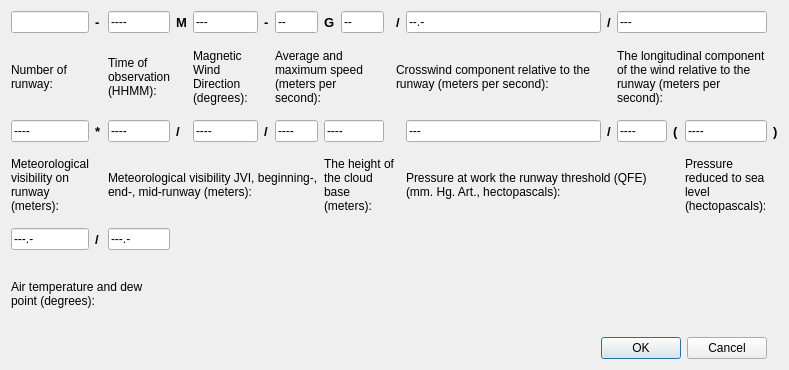
<?xml version="1.0" encoding="UTF-8"?>
<ui version="4.0">
 <class>MeteoRunwayDialog</class>
 <widget class="QDialog" name="MeteoRunwayDialog">
  <property name="geometry">
   <rect>
    <x>0</x>
    <y>0</y>
    <width>789</width>
    <height>370</height>
   </rect>
  </property>
  <property name="windowTitle">
   <string>Meteo Runway Dialog</string>
  </property>
  <layout class="QGridLayout" name="gridLayout">
   <item row="0" column="0">
    <widget class="QLineEdit" name="runwayName">
     <property name="inputMask">
      <string notr="true"/>
     </property>
     <property name="readOnly">
      <bool>true</bool>
     </property>
    </widget>
   </item>
   <item row="0" column="1">
    <widget class="QLabel" name="label_14">
     <property name="font">
      <font>
       <pointsize>10</pointsize>
       <weight>75</weight>
       <bold>true</bold>
      </font>
     </property>
     <property name="text">
      <string notr="true">-</string>
     </property>
    </widget>
   </item>
   <item row="0" column="2">
    <widget class="QLineEdit" name="controlTime">
     <property name="inputMask">
      <string notr="true">9999;-</string>
     </property>
    </widget>
   </item>
   <item row="0" column="3">
    <widget class="QLabel" name="label_15">
     <property name="font">
      <font>
       <pointsize>10</pointsize>
       <weight>75</weight>
       <bold>true</bold>
      </font>
     </property>
     <property name="text">
      <string notr="true">M</string>
     </property>
    </widget>
   </item>
   <item row="0" column="4">
    <widget class="QLineEdit" name="magneticWind">
     <property name="inputMask">
      <string notr="true">999;-</string>
     </property>
    </widget>
   </item>
   <item row="0" column="5">
    <widget class="QLabel" name="label_16">
     <property name="font">
      <font>
       <pointsize>10</pointsize>
       <weight>75</weight>
       <bold>true</bold>
      </font>
     </property>
     <property name="text">
      <string notr="true">-</string>
     </property>
    </widget>
   </item>
   <item row="0" column="6">
    <widget class="QLineEdit" name="averageSpeed">
     <property name="inputMask">
      <string notr="true">99;-</string>
     </property>
    </widget>
   </item>
   <item row="0" column="7">
    <widget class="QLabel" name="label_13">
     <property name="font">
      <font>
       <pointsize>10</pointsize>
       <weight>75</weight>
       <bold>true</bold>
      </font>
     </property>
     <property name="text">
      <string notr="true">G</string>
     </property>
    </widget>
   </item>
   <item row="0" column="8">
    <widget class="QLineEdit" name="maxSpeed">
     <property name="inputMask">
      <string notr="true">99;-</string>
     </property>
    </widget>
   </item>
   <item row="0" column="10">
    <widget class="QLabel" name="label_17">
     <property name="font">
      <font>
       <pointsize>10</pointsize>
       <weight>75</weight>
       <bold>true</bold>
      </font>
     </property>
     <property name="text">
      <string notr="true">/</string>
     </property>
    </widget>
   </item>
   <item row="0" column="11">
    <widget class="QLineEdit" name="sideWind">
     <property name="inputMask">
      <string notr="true">99.9;-</string>
     </property>
    </widget>
   </item>
   <item row="0" column="12">
    <widget class="QLabel" name="label_18">
     <property name="font">
      <font>
       <pointsize>10</pointsize>
       <weight>75</weight>
       <bold>true</bold>
      </font>
     </property>
     <property name="text">
      <string notr="true">/</string>
     </property>
    </widget>
   </item>
   <item row="0" column="13" colspan="3">
    <widget class="QLineEdit" name="longitudialWind">
     <property name="inputMask">
      <string notr="true">#99;-</string>
     </property>
    </widget>
   </item>
   <item row="1" column="0">
    <widget class="QLabel" name="label">
     <property name="text">
      <string>Number of runway:</string>
     </property>
     <property name="wordWrap">
      <bool>true</bool>
     </property>
    </widget>
   </item>
   <item row="1" column="2">
    <widget class="QLabel" name="label_2">
     <property name="text">
      <string>Time of observation (HHMM):</string>
     </property>
     <property name="wordWrap">
      <bool>true</bool>
     </property>
    </widget>
   </item>
   <item row="1" column="4">
    <widget class="QLabel" name="label_3">
     <property name="text">
      <string>Magnetic Wind Direction (degrees):</string>
     </property>
     <property name="wordWrap">
      <bool>true</bool>
     </property>
    </widget>
   </item>
   <item row="1" column="6" colspan="3">
    <widget class="QLabel" name="label_4">
     <property name="text">
      <string>Average and maximum speed (meters per second):</string>
     </property>
     <property name="wordWrap">
      <bool>true</bool>
     </property>
    </widget>
   </item>
   <item row="1" column="10" colspan="3">
    <widget class="QLabel" name="label_5">
     <property name="text">
      <string>Crosswind component relative to the runway (meters per second):</string>
     </property>
     <property name="wordWrap">
      <bool>true</bool>
     </property>
    </widget>
   </item>
   <item row="1" column="13" colspan="3">
    <widget class="QLabel" name="label_6">
     <property name="text">
      <string>The longitudinal component of the wind relative to the runway (meters per second):</string>
     </property>
     <property name="wordWrap">
      <bool>true</bool>
     </property>
    </widget>
   </item>
   <item row="2" column="0">
    <widget class="QLineEdit" name="sightDistance">
     <property name="inputMask">
      <string notr="true">9999;-</string>
     </property>
    </widget>
   </item>
   <item row="2" column="1">
    <widget class="QLabel" name="label_19">
     <property name="font">
      <font>
       <pointsize>10</pointsize>
       <weight>75</weight>
       <bold>true</bold>
      </font>
     </property>
     <property name="text">
      <string notr="true">*</string>
     </property>
    </widget>
   </item>
   <item row="2" column="2">
    <widget class="QLineEdit" name="sDistanceStart">
     <property name="inputMask">
      <string notr="true">9999;-</string>
     </property>
    </widget>
   </item>
   <item row="2" column="3">
    <widget class="QLabel" name="label_20">
     <property name="font">
      <font>
       <pointsize>10</pointsize>
       <weight>75</weight>
       <bold>true</bold>
      </font>
     </property>
     <property name="text">
      <string notr="true">/</string>
     </property>
    </widget>
   </item>
   <item row="2" column="4">
    <widget class="QLineEdit" name="sDistanceMiddle">
     <property name="inputMask">
      <string notr="true">9999;-</string>
     </property>
    </widget>
   </item>
   <item row="2" column="5">
    <widget class="QLabel" name="label_21">
     <property name="font">
      <font>
       <pointsize>10</pointsize>
       <weight>75</weight>
       <bold>true</bold>
      </font>
     </property>
     <property name="text">
      <string notr="true">/</string>
     </property>
    </widget>
   </item>
   <item row="2" column="6">
    <widget class="QLineEdit" name="sDistanceEnd">
     <property name="inputMask">
      <string notr="true">9999;-</string>
     </property>
    </widget>
   </item>
   <item row="2" column="7" colspan="2">
    <widget class="QLineEdit" name="lowerCloudiness">
     <property name="inputMask">
      <string notr="true">9999;-</string>
     </property>
    </widget>
   </item>
   <item row="2" column="9" colspan="2">
    <widget class="QLabel" name="label_26">
     <property name="text">
      <string notr="true"/>
     </property>
    </widget>
   </item>
   <item row="2" column="11">
    <widget class="QLineEdit" name="pressureMM">
     <property name="inputMask">
      <string notr="true">999;-</string>
     </property>
    </widget>
   </item>
   <item row="2" column="12">
    <widget class="QLabel" name="label_22">
     <property name="font">
      <font>
       <pointsize>10</pointsize>
       <weight>75</weight>
       <bold>true</bold>
      </font>
     </property>
     <property name="text">
      <string notr="true">/</string>
     </property>
    </widget>
   </item>
   <item row="2" column="13">
    <widget class="QLineEdit" name="pressgPa">
     <property name="inputMask">
      <string notr="true">9999;-</string>
     </property>
     <property name="readOnly">
      <bool>true</bool>
     </property>
    </widget>
   </item>
   <item row="2" column="14">
    <widget class="QLabel" name="label_23">
     <property name="font">
      <font>
       <pointsize>10</pointsize>
       <weight>75</weight>
       <bold>true</bold>
      </font>
     </property>
     <property name="text">
      <string notr="true">(</string>
     </property>
    </widget>
   </item>
   <item row="2" column="15">
    <widget class="QLineEdit" name="pressureSea">
     <property name="inputMask">
      <string notr="true">9999;-</string>
     </property>
     <property name="readOnly">
      <bool>false</bool>
     </property>
    </widget>
   </item>
   <item row="2" column="16">
    <widget class="QLabel" name="label_24">
     <property name="font">
      <font>
       <pointsize>10</pointsize>
       <weight>75</weight>
       <bold>true</bold>
      </font>
     </property>
     <property name="text">
      <string notr="true">)</string>
     </property>
    </widget>
   </item>
   <item row="3" column="0">
    <widget class="QLabel" name="label_12">
     <property name="text">
      <string>Meteorological visibility on runway (meters):</string>
     </property>
     <property name="wordWrap">
      <bool>true</bool>
     </property>
    </widget>
   </item>
   <item row="3" column="2" colspan="5">
    <widget class="QLabel" name="label_7">
     <property name="text">
      <string>Meteorological visibility JVI, beginning-, end-, mid-runway (meters):</string>
     </property>
     <property name="wordWrap">
      <bool>true</bool>
     </property>
    </widget>
   </item>
   <item row="3" column="7" colspan="4">
    <widget class="QLabel" name="label_8">
     <property name="text">
      <string>The height of the cloud base (meters):</string>
     </property>
     <property name="wordWrap">
      <bool>true</bool>
     </property>
    </widget>
   </item>
   <item row="3" column="11" colspan="3">
    <widget class="QLabel" name="label_9">
     <property name="text">
      <string>Pressure at work the runway threshold (QFE) (mm. Hg. Art., hectopascals):</string>
     </property>
     <property name="wordWrap">
      <bool>true</bool>
     </property>
    </widget>
   </item>
   <item row="3" column="15">
    <widget class="QLabel" name="label_10">
     <property name="text">
      <string>Pressure reduced to sea level (hectopascals):</string>
     </property>
     <property name="wordWrap">
      <bool>true</bool>
     </property>
    </widget>
   </item>
   <item row="4" column="0">
    <widget class="QLineEdit" name="temperature">
     <property name="inputMask">
      <string notr="true">#99.9;-</string>
     </property>
    </widget>
   </item>
   <item row="4" column="1">
    <widget class="QLabel" name="label_25">
     <property name="font">
      <font>
       <pointsize>10</pointsize>
       <weight>75</weight>
       <bold>true</bold>
      </font>
     </property>
     <property name="text">
      <string notr="true">/</string>
     </property>
    </widget>
   </item>
   <item row="4" column="2">
    <widget class="QLineEdit" name="condensationPoint">
     <property name="inputMask">
      <string notr="true">#99.9;-</string>
     </property>
    </widget>
   </item>
   <item row="5" column="0" colspan="3">
    <widget class="QLabel" name="label_11">
     <property name="text">
      <string>Air temperature and dew point (degrees):</string>
     </property>
     <property name="wordWrap">
      <bool>true</bool>
     </property>
    </widget>
   </item>
   <item row="6" column="9" colspan="7">
    <widget class="QDialogButtonBox" name="buttonBox">
     <property name="standardButtons">
      <set>QDialogButtonBox::Cancel|QDialogButtonBox::Ok</set>
     </property>
    </widget>
   </item>
  </layout>
 </widget>
 <resources/>
 <connections>
  <connection>
   <sender>buttonBox</sender>
   <signal>accepted()</signal>
   <receiver>MeteoRunwayDialog</receiver>
   <slot>accept()</slot>
   <hints>
    <hint type="sourcelabel">
     <x>624</x>
     <y>345</y>
    </hint>
    <hint type="destinationlabel">
     <x>283</x>
     <y>360</y>
    </hint>
   </hints>
  </connection>
  <connection>
   <sender>buttonBox</sender>
   <signal>rejected()</signal>
   <receiver>MeteoRunwayDialog</receiver>
   <slot>reject()</slot>
   <hints>
    <hint type="sourcelabel">
     <x>550</x>
     <y>345</y>
    </hint>
    <hint type="destinationlabel">
     <x>117</x>
     <y>363</y>
    </hint>
   </hints>
  </connection>
 </connections>
</ui>
